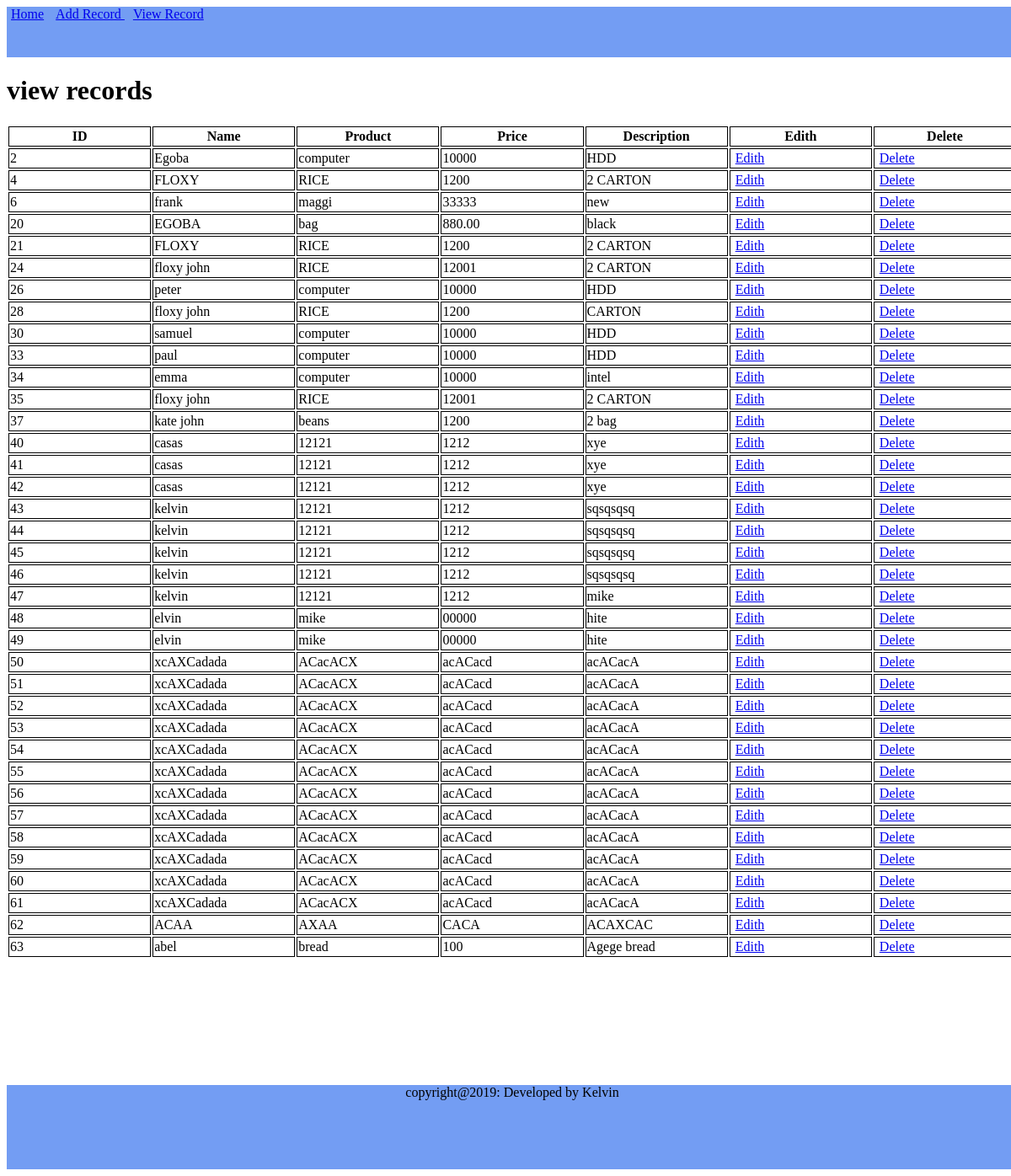
/show/, run on an earlier commit of the app's database.
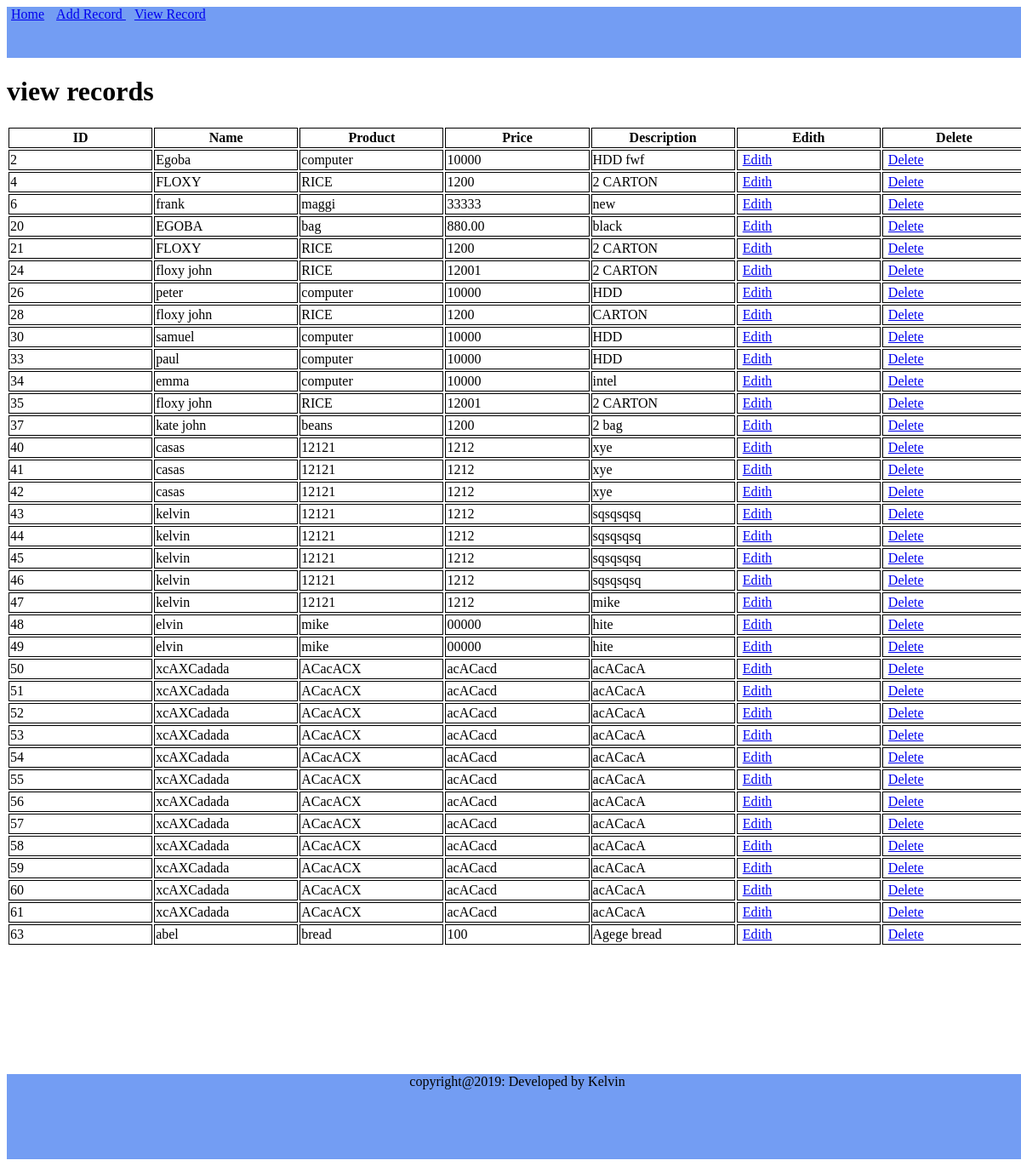
And on a later commit of the database.
### todoapp/models.py (models this page shows, shortened)
class Record2 (models.Model):
    id = models.AutoField( primary_key=True, serialize=True)
    name  = models.CharField(max_length=100)
    product = models.CharField(max_length=100)
    amount = models.CharField(max_length=100)
    description = models.CharField(max_length=100)

### todoapp/views.py (the view)
# urls.py: path('show/', views.Show, name="Show"),
def Show(request):
    record = Record2.objects.all()
    return render(request, "html/show_record.html" , { "record" : record })

### templates/html/show_record.html
{% extends "html/home.html" %}
{% block content %}
<div class="container show">
        <h1>  view records </h1>
    <table>
        <thead>
            <tr>
                <th> ID </th>
                <th> Name </th>
                <th> Product </th>
                <th> Price </th>
                <th> Description </th>
                <th> Edith</th>
                <th> Delete </th>
            </tr>
        </thead>
        <tbody>
            {% for records in record %}
            <tr><td> {{ records.id}} </td>
                <td> {{ records.name }} </td>
                <td> {{ records.product }} </td>
                <td> {{ records.amount }} </td>
                <td> {{ records.description }} </td>
                <td ><a class=" btn btn-success"  href='{% url "Edith" records.id %}'  > Edith </a> </td>
                <td ><a class=" btn btn-danger" href='{% url "Delete" records.id %}'> Delete </a> </td>
            </tr>
            {% endfor %}
        </tbody>
    </table>
</div>
{% endblock %}

What changed in the data, as far as the page shows it:
removed Record2: id "62", name "ACAA", product "AXAA", amount "CACA", description "ACAXCAC"
changed Record2 "Egoba": description "HDD" → "HDD fwf"
